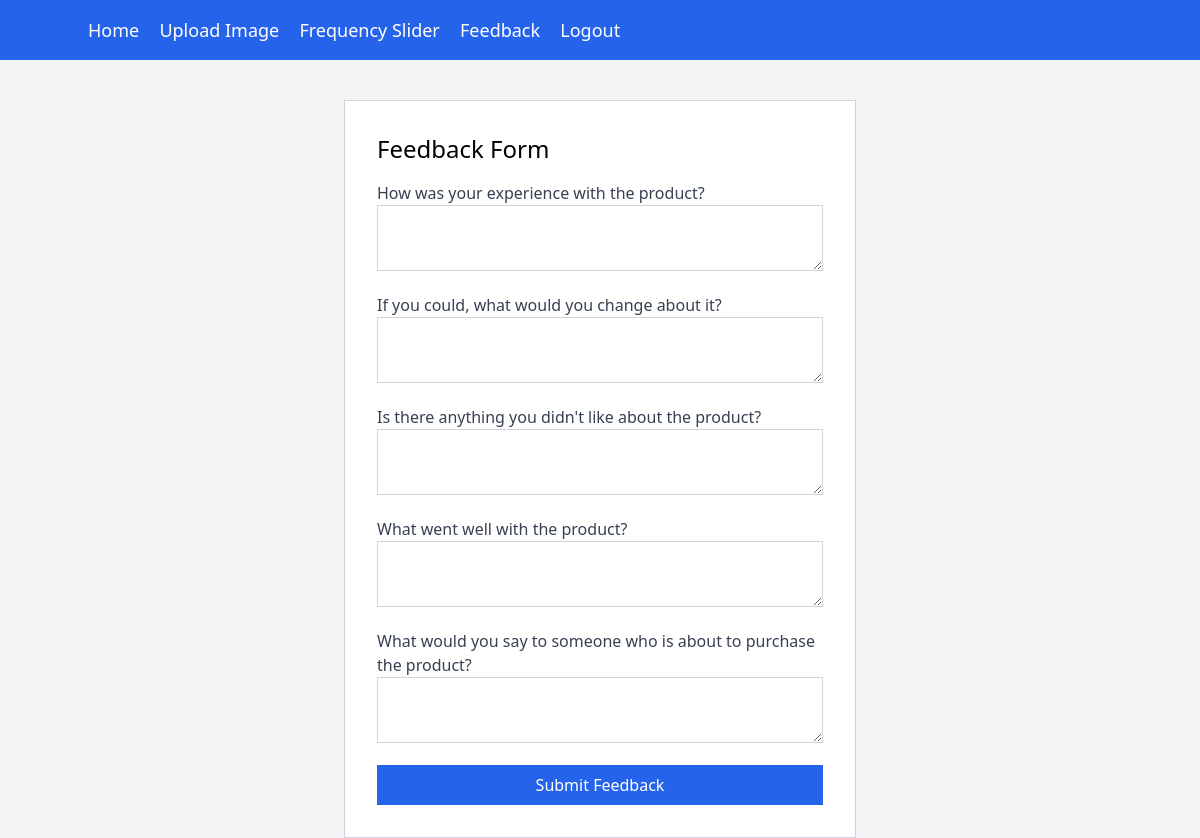
/feedback (signed in), run on the app's committed database.
### app.py (models this page shows)
class Question(db.Model):
    id = db.Column(db.Integer, primary_key=True)
    text = db.Column(db.String(200), nullable=False)

### app.py (the view, shortened to what this page needs)
@app.route("/feedback", methods=['GET', 'POST'])
@login_required
def feedback():
    questions = Question.query.all()
    return render_template('feedback_form.html', questions=questions)

### app.py (called while the page is built)
@login_manager.user_loader
def load_user(user_id):
    return User.query.get(int(user_id))

@app.before_request
def create_tables():
    db.create_all()

@app.before_request
def add_questions():
    questions = [
        "How was your experience with the product?",
        "If you could, what would you change about it?",
        "Is there anything you didn't like about the product?",
        "What went well with the product?",
        "What would you say to someone who is about to purchase the product?"
    ]
    for question_text in questions:
        if not Question.query.filter_by(text=question_text).first():
            new_question = Question(text=question_text)
            db.session.add(new_question)
    db.session.commit()

### templates/feedback_form.html
{% extends "base.html" %}
{% block content %}
<div class="max-w-lg mx-auto bg-white p-8 border border-gray-300">
    <h1 class="text-2xl mb-4">Feedback Form</h1>
    <form method="POST">
        {% for question in questions %}
        <div class="mb-4">
            <label class="block text-gray-700">{{ question.text }}</label>
            <textarea name="response_{{ question.id }}" class="w-full p-2 border border-gray-300" required></textarea>
        </div>
        {% endfor %}
        <button type="submit" class="bg-blue-600 text-white p-2 w-full">Submit Feedback</button>
    </form>
</div>
{% endblock %}

### templates/base.html (shortened to what this page needs)
<!DOCTYPE html>
<html lang="en">
<head>
    <link href="https://cdn.jsdelivr.net/npm/tailwindcss@2.0.2/dist/tailwind.min.css" rel="stylesheet">
</head>
<body class="bg-gray-100">
    <nav class="bg-blue-600 p-4">
        <div class="container mx-auto">
            <a href="{{ url_for('home') }}" class="text-white text-lg">Home</a>
            {% if current_user.is_authenticated %}
                <a href="{{ url_for('upload_image') }}" class="text-white text-lg ml-4">Upload Image</a>
                <a href="{{ url_for('frequency_slider') }}" class="text-white text-lg ml-4">Frequency Slider</a>
                <a href="{{ url_for('feedback') }}" class="text-white text-lg ml-4">Feedback</a>
                <a href="{{ url_for('logout') }}" class="text-white text-lg ml-4">Logout</a>
            {% else %}
                <a href="{{ url_for('login') }}" class="text-white text-lg ml-4">Login</a>
                <a href="{{ url_for('register') }}" class="text-white text-lg ml-4">Register</a>
            {% endif %}
        </div>
    </nav>
    <div class="container mx-auto mt-10">
        {% block content %}
        {% endblock %}
    </div>
</body>
</html>

### data on the page
Question: text "How was your experience with the product?"
Question: text "If you could, what would you change about it?"
Question: text "Is there anything you didn't like about the product?"
Question: text "What went well with the product?"
Question: text "What would you say to someone who is about to purchase the product?"
